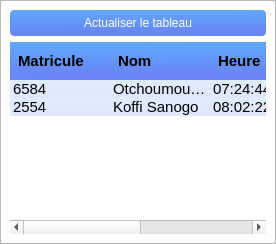
            <widget class="QStackedWidget" name="PaginationPointage">
             <property name="styleSheet">
              <string notr="true"/>
             </property>
             <property name="frameShape">
              <enum>QFrame::StyledPanel</enum>
             </property>
             <property name="frameShadow">
              <enum>QFrame::Raised</enum>
             </property>
             <widget class="QWidget" name="PaginationPage1">
              <property name="styleSheet">
               <string notr="true">QWidget#PaginationPage1{
border-radius:4px;
background-color: rgb(255, 255, 255);
}
QHeaderView,QHeaderView::section {
	background-color: qlineargradient(spread:pad, x1:0.489, y1:0, x2:0.522, y2:1, stop:0 rgba(96, 166, 252, 255), stop:1 rgba(105, 131, 243, 255));
	height:30px;
    color: &quot;#eee&quot;;
	font-weight:bold;
    font-size: 15px;
    padding: 4px;
	border:none;
}

QTreeWidget#TableAujourdhui{
border:none;
}


QTreeWidget#TableAujourdhui:item{
	background-color: qlineargradient(spread:pad, x1:0.489, y1:0, x2:0.522, y2:1, stop:0 rgba(96, 166, 252, 0.2), stop:1 rgba(105, 131, 243, 0.2));
}
QTreeWidget#TableAujourdhui:item:hover{
	background-color: qlineargradient(spread:pad, x1:0.489, y1:0, x2:0.522, y2:1, stop:0 rgba(96, 166, 252, 0.3), stop:1 rgba(105, 131, 243, 0.3));
}
QTreeWidget#TableAujourdhui:item:selected{
	background-color: qlineargradient(spread:pad, x1:0.489, y1:0, x2:0.522, y2:1, stop:0 rgba(96, 166, 252, 0.6), stop:1 rgba(105, 131, 243, 0.6));
}
</string>
              </property>
              <layout class="QVBoxLayout" name="verticalLayout_13">
               <item>
                <widget class="QPushButton" name="UpdateBtn">
                 <property name="minimumSize">
                  <size>
                   <width>0</width>
                   <height>26</height>
                  </size>
                 </property>
                 <property name="font">
                  <font>
                   <pointsize>9</pointsize>
                  </font>
                 </property>
                 <property name="styleSheet">
                  <string notr="true">QPushButton#UpdateBtn{
border:none;
border-radius:4px;
background-color: qlineargradient(spread:pad, x1:0.489, y1:0, x2:0.522, y2:1, stop:0 rgba(96, 166, 252, 255), stop:1 rgba(105, 131, 243, 255));
color:#fff;
}
QPushButton#UpdateBtn:pressed{
background-color: qlineargradient(spread:pad, x1:0.489, y1:0, x2:0.522, y2:1, stop:0 rgba(91, 161, 249, 255), stop:1 rgba(100, 126, 238, 255));
}</string>
                 </property>
                 <property name="text">
                  <string>Actualiser le tableau</string>
                 </property>
                 <property name="icon">
                  <iconset resource="img.qrc">
                   <normaloff>:/BlancIcone/Images/BlancIcon/refresh-cw.svg</normaloff>:/BlancIcone/Images/BlancIcon/refresh-cw.svg</iconset>
                 </property>
                </widget>
               </item>
               <item>
                <widget class="QTreeWidget" name="TableAujourdhui">
                 <property name="font">
                  <font>
                   <pointsize>11</pointsize>
                  </font>
                 </property>
                 <property name="frameShape">
                  <enum>QFrame::NoFrame</enum>
                 </property>
                 <property name="frameShadow">
                  <enum>QFrame::Raised</enum>
                 </property>
                 <property name="lineWidth">
                  <number>0</number>
                 </property>
                 <property name="selectionBehavior">
                  <enum>QAbstractItemView::SelectRows</enum>
                 </property>
                 <property name="indentation">
                  <number>0</number>
                 </property>
                 <property name="rootIsDecorated">
                  <bool>false</bool>
                 </property>
                 <property name="animated">
                  <bool>true</bool>
                 </property>
                 <property name="expandsOnDoubleClick">
                  <bool>true</bool>
                 </property>
                 <column>
                  <property name="text">
                   <string>Matricule</string>
                  </property>
                 </column>
                 <column>
                  <property name="text">
                   <string>Nom</string>
                  </property>
                 </column>
                 <column>
                  <property name="text">
                   <string>Heure d'arrivée</string>
                  </property>
                 </column>
                 <column>
                  <property name="text">
                   <string>Heure de depart</string>
                  </property>
                 </column>
                 <column>
                  <property name="text">
                   <string>Date</string>
                  </property>
                 </column>
                 <item>
                  <property name="text">
                   <string>6584</string>
                  </property>
                  <property name="text">
                   <string>Otchoumou Angbeni</string>
                  </property>
                  <property name="text">
                   <string>07:24:44</string>
                  </property>
                  <property name="text">
                   <string>17:03:23</string>
                  </property>
                  <property name="text">
                   <string>16-06-2022</string>
                  </property>
                 </item>
                 <item>
                  <property name="text">
                   <string>2554</string>
                  </property>
                  <property name="text">
                   <string>Koffi Sanogo</string>
                  </property>
                  <property name="text">
                   <string>08:02:22</string>
                  </property>
                  <property name="text">
                   <string>17:06:13</string>
                  </property>
                  <property name="text">
                   <string>16-06-2022</string>
                  </property>
                 </item>
                </widget>
               </item>
              </layout>
             </widget>
            </widget>
